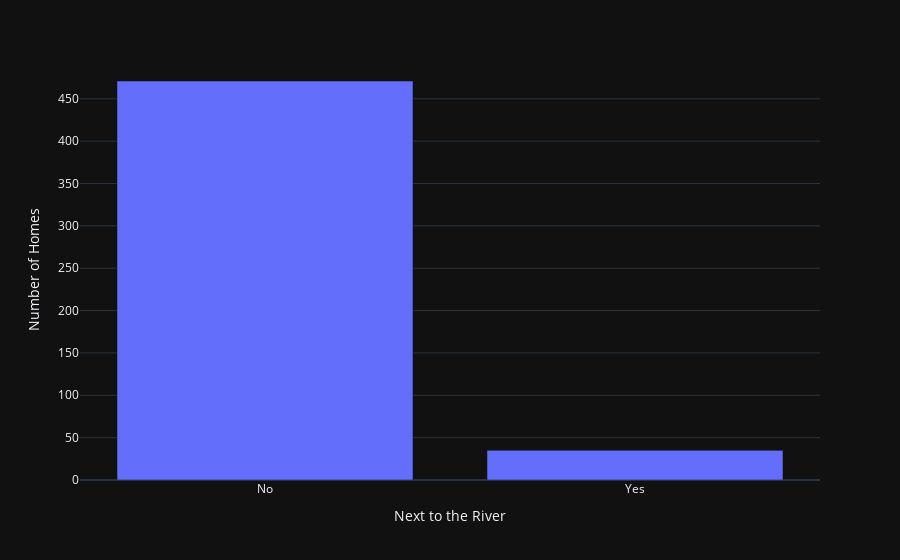

The code cell stored with this chart in its notebook:
### Code cell
plt.figure(dpi=150)
bar = px.bar(
    x=['No','Yes'],
    y=chas_count.values,
    labels={'x': 'Next to the River', 'y': 'Number of Homes'}

)
bar.show()

### Figure 1 — Plotly figure (JSON) as saved in the notebook; plotly's stock layout.template omitted (floating-point values rounded to 4 significant figures)
{"data": [{"hovertemplate": "Next to the River=%{x}<br>Number of Homes=%{y}<extra></extra>", "legendgroup": "", "marker": {"color": "#636efa", "pattern": {"shape": ""}}, "name": "", "orientation": "v", "showlegend": false, "textposition": "auto", "x": ["No", "Yes"], "xaxis": "x", "y": [471, 35], "yaxis": "y", "type": "bar"}], "layout": {"xaxis": {"anchor": "y", "domain": [0.0, 1.0], "title": {"text": "Next to the River"}}, "yaxis": {"anchor": "x", "domain": [0.0, 1.0], "title": {"text": "Number of Homes"}}, "legend": {"tracegroupgap": 0}, "margin": {"t": 60}, "barmode": "relative"}}
